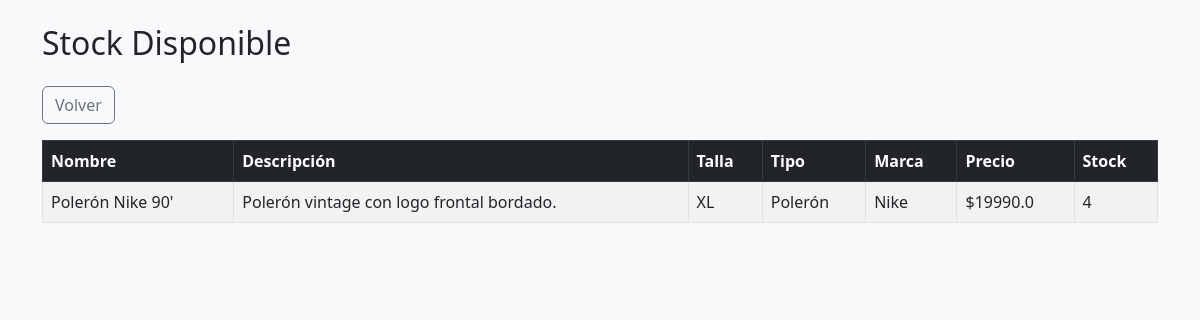
The page /consultar_stock (signed in) on the database its author committed.
### app/models.py (models this page shows)
class Producto(db.Model):
    id = db.Column(db.Integer, primary_key=True)
    nombre = db.Column(db.String(100), nullable=False)
    descripcion = db.Column(db.Text, nullable=False)
    caracteristicas = db.Column(db.Text)
    precio = db.Column(db.Float, nullable=False)
    stock = db.Column(db.Integer, nullable=False)
    talla = db.Column(db.String(10))
    tipo_producto = db.Column(db.String(50))
    marca = db.Column(db.String(50))
    imagen_url = db.Column(db.String(255))
    qr = db.Column(db.String(255))
    categoria = db.Column(db.String(50))  # 👉 nueva columna

### app/routes.py (the view)
@app.route('/consultar_stock')
@login_required
def consultar_stock():
    productos = Producto.query.all()
    return render_template('consultar_stock.html', productos=productos)

### app/routes.py (called while the page is built)
@login_manager.user_loader
def load_user(user_id):
    return User.query.get(int(user_id))

### app/templates/consultar_stock.html (shortened to what this page needs)
<!DOCTYPE html>
<html lang="es">
<head>
    <link href="https://cdn.jsdelivr.net/npm/bootstrap@5.3.0/dist/css/bootstrap.min.css" rel="stylesheet">
</head>
<body class="bg-light">
<div class="container py-4">
    <h2 class="mb-4">Stock Disponible</h2>
    <a href="{{ url_for('ventas') }}" class="btn btn-outline-secondary mb-3"> Volver</a>
    <table class="table table-bordered table-striped">
        <thead class="table-dark">
            <tr>
                <th>Nombre</th>
                <th>Descripción</th>
                <th>Talla</th>
                <th>Tipo</th>
                <th>Marca</th>
                <th>Precio</th>
                <th>Stock</th>
            </tr>
        </thead>
        <tbody>
            {% for producto in productos %}
            <tr>
                <td>{{ producto.nombre }}</td>
                <td>{{ producto.descripcion }}</td>
                <td>{{ producto.talla or '-' }}</td>
                <td>{{ producto.tipo_producto or '-' }}</td>
                <td>{{ producto.marca or '-' }}</td>
                <td>${{ producto.precio }}</td>
                <td>{{ producto.stock }}</td>
            </tr>
            {% endfor %}
        </tbody>
    </table>
</div>
</body>
</html>

### rows shown on the page
Producto: nombre "Polerón Nike 90'", descripcion "Polerón vintage con logo frontal bordado.", talla "XL", tipo_producto "Polerón", marca "Nike", precio "19990.0", stock "4"
